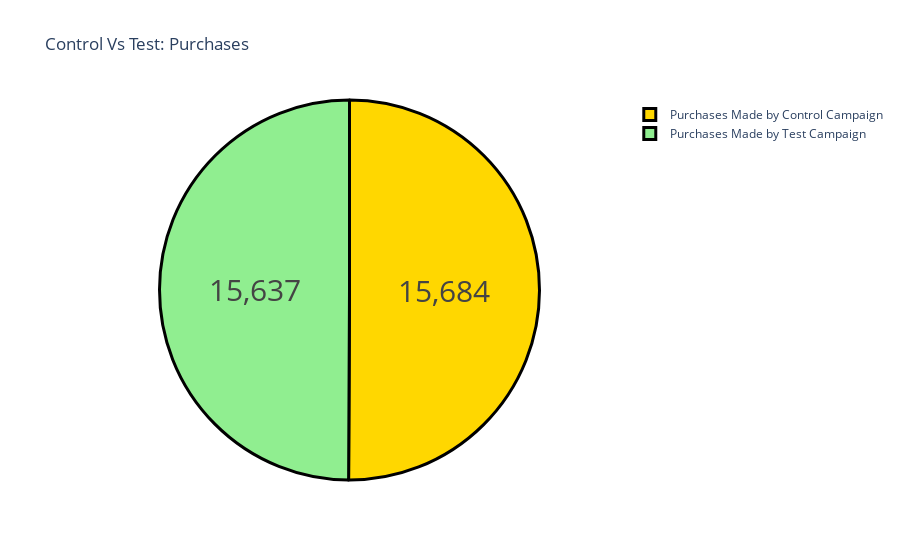

Notebook code for this chart:
### Code cell
label = ["Purchases Made by Control Campaign", "Purchases Made by Test Campaign"]
counts = [sum(control_df["Purchases"]), sum(test_df["Purchases"])]
colors = ["gold", "lightgreen"]
fig = go.Figure(data=[go.Pie(labels=label, values=counts)])
fig.update_layout(title_text='Control Vs Test: Purchases')
fig.update_traces(hoverinfo= "label+percent", textinfo= "value", textfont_size= 30, marker=dict(colors = colors, line=dict(color= "black", width=3)))

fig.show()

### Figure 1 — Plotly figure (JSON) as saved in the notebook; plotly's stock layout.template omitted (floating-point values rounded to 4 significant figures)
{"data": [{"hoverinfo": "label+percent", "labels": ["Purchases Made by Control Campaign", "Purchases Made by Test Campaign"], "marker": {"colors": ["gold", "lightgreen"], "line": {"color": "black", "width": 3}}, "textfont": {"size": 30}, "textinfo": "value", "type": "pie", "values": [15684, 15637]}], "layout": {"title": {"text": "Control Vs Test: Purchases"}}}
